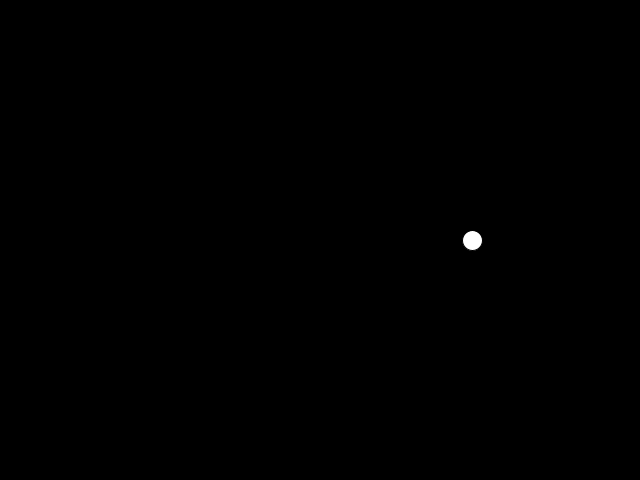
Frame 1 (no input)
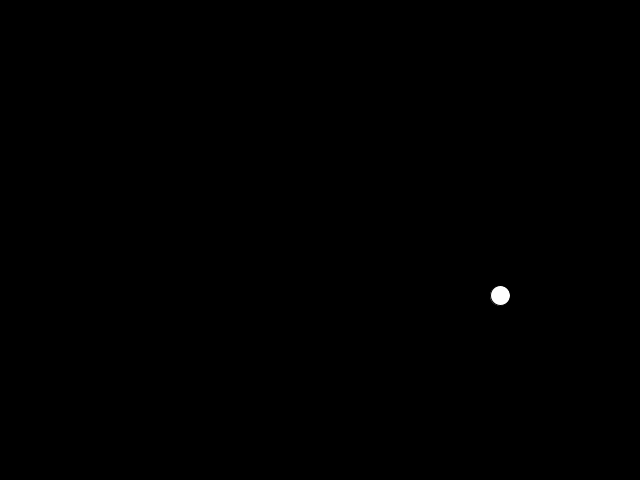
Frame 60 (the mouse pressed at the canvas centre just before this capture)
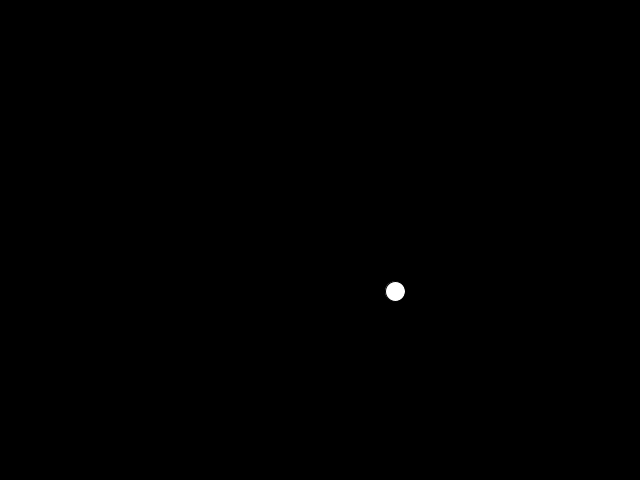
Frame 120 (the mouse held since frame 60 and released just before this capture)

The Processing sketch that drew these frames (run headless with seeded random() and noise(); from frame 60 on, the mouse is pressed at the canvas centre):

// Processing sketch: circle_sim
// ── circle_sim.pde
float t, v, r, r_, s;

void setup() {
  size(640, 480);
  t = 0;    // time init
  v = 0.005; // rotation speed
  r_ = 150; // rotation radius
  s = 20;   // size of the ellipse
  smooth();
}

void draw() {
  t+= v;
  
  translate(width/2, height/2);
  background(0);
  fill(255);
  r = r_ + 0.4 * r_ * sin(t*8.15);
  ellipse(r*cos(t), r*sin(t), s, s);
}
